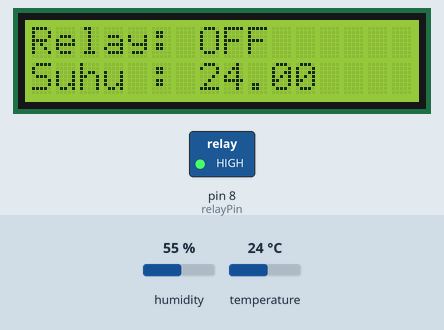
Simulated run of this sketch. Board: Arduino Uno, built with avr-gcc and run on an emulated ATmega328P. On the bench: 16×2 character LCD, switched loads named in the sketch (green lamp = pin HIGH). Inputs (shaded band) come from the test bench; at power-on: temperature 24 °C, humidity 55 %. What the sketch prints to the serial monitor is not drawn.

Above: at 1.2 s.
1.3 s: temperature set to 34 °C
At 2.5 s:
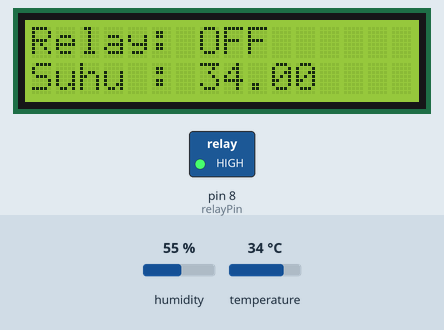
4.0 s: temperature set to 37 °C
At 5.1 s:
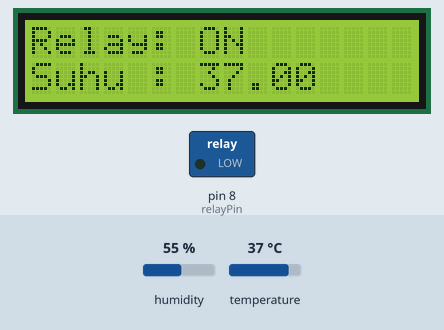
6.7 s: temperature set to 12 °C
At 9.2 s:
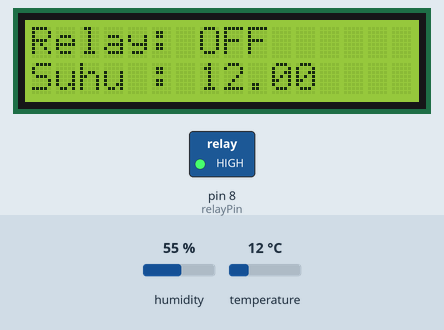
Timing chart, 0 to 10.7 s (numbered marks = the images above; inputs shaded):
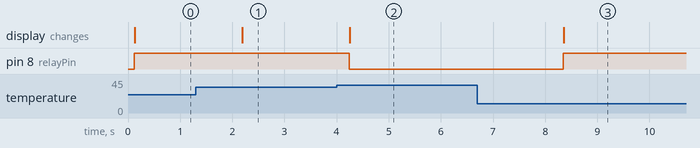

The sketch:

dht-11kipaslcd.ino
```cpp
// Kipas menyala otomatis saat kondisi suhu Panas

#include <DHT.h>
#include <LiquidCrystal_I2C.h>

#define DHTPIN 2      // Pin tempelkan sensor DHT11 di pin 2
#define DHTTYPE DHT11 // Jenis sensor DHT11

DHT dht(DHTPIN, DHTTYPE);

int relayPin = 8;   // Pin tempelkan relay di pin 7

// Konfigurasi LCD SDA=A4 SCL =A5
LiquidCrystal_I2C lcd(0x27, 16, 2);  // Alamat I2C 0x27, 16 kolom, 2 baris

void setup() {
  Serial.begin(9600);
  dht.begin();
  pinMode(relayPin, OUTPUT);

  // Inisialisasi LCD
  lcd.init();
  lcd.backlight();
  lcd.clear();
  lcd.print("Suhu:");
}
// Variabel global untuk menyimpan suhu sebelumnya
float previousTemperature = 0.0;
void loop() {
  float temperature = dht.readTemperature();

  if (isnan(temperature)) {
    Serial.println("Gagal membaca data dari sensor DHT!");
    return;
  }

  Serial.print("Suhu: ");
  Serial.println(temperature);

if (temperature != previousTemperature) {
    lcd.setCursor(0, 1);
    lcd.print("                "); // Membersihkan tampilan sebelumnya
    lcd.setCursor(0, 1);
     lcd.print("Suhu : ");
    lcd.print(temperature);
    previousTemperature = temperature;
  }

  if (temperature > 35.00) {
    digitalWrite(relayPin, LOW); // Mengaktifkan relay
    Serial.println("Relay ON");
    lcd.setCursor(0, 0);
    lcd.print("Relay: ON ");
  } else {
    digitalWrite(relayPin, HIGH);  // Mematikan relay
    Serial.println("Relay OFF");
    lcd.setCursor(0, 0);
    lcd.print("Relay: OFF");
  }

  delay(2000); // Menggunakan delay agar pembacaan suhu tidak terlalu cepat
}
```

Measured:
- the behaviour switches between 35 and 36 °C on temperature (found by bisection; images 1 and 2)
- after the input at 1.3 s, the display: changes after 0.89 s (image 1)
- after the input at 4.0 s, pin 8 (relayPin): HIGH → LOW after 0.25 s; the display: changes after 0.26 s (image 2)
- after the input at 6.7 s, pin 8 (relayPin): LOW → HIGH after 1.6 s; the display: changes after 1.7 s (image 3)
